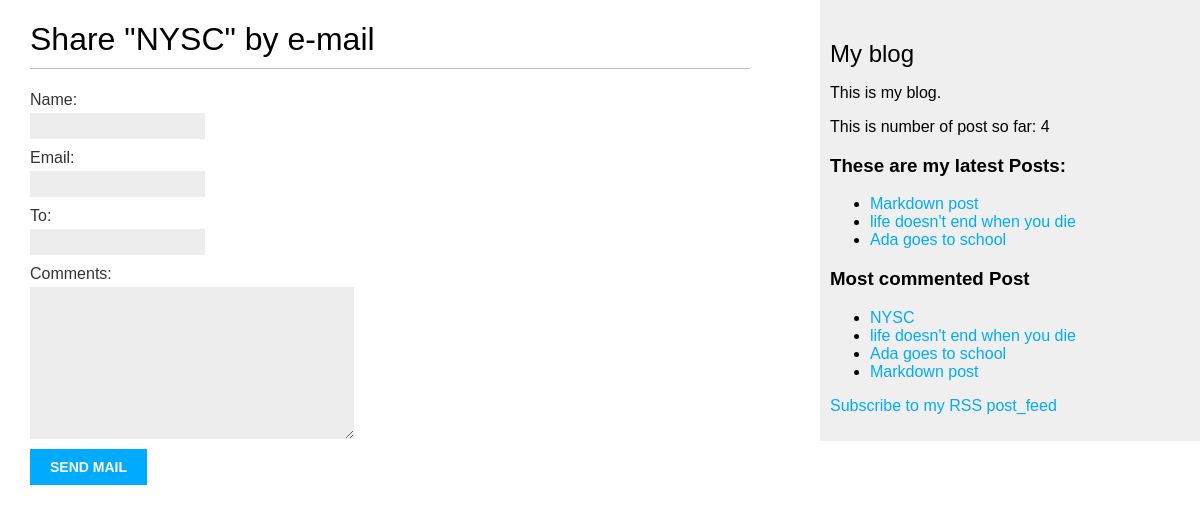
Screenshot of /blog/1/share/ with the database file from the repository.
### blog/models.py (models this page shows, shortened)
class Post(models.Model):
    class Status(models.TextChoices):
        DRAFT = 'DF', 'Draft'
        PUBLISHED = 'PB', 'Published'
    title = models.CharField(max_length=250)
    slug = models.SlugField(
        max_length=250,
        unique_for_date="publish")
    author = models.ForeignKey(
        settings.AUTH_USER_MODEL, #if any author is deleted all his post will be deleted
        on_delete = models.CASCADE,
        related_name = 'blog_posts')
    body = models.TextField()
    publish = models.DateTimeField(default=timezone.now)
    created = models.DateTimeField(auto_now_add= True)
    updated = models.DateTimeField(auto_now= True)
    status = models.CharField(
        max_length = 2,
        choices= Status,
        default = Status.DRAFT
    )
    objects = models.Manager() # this is our default manager, it gets called even if it doesn't get called
    published = PublishedManager()
    tags = TaggableManager()
    class Meta:
        ordering = ['-publish']
        indexes = [
            models.Index(fields = ['-publish']),
        ]
    def get_absolute_url(self):
        return reverse(
            "blog:post_detail",
            args= [
                self.publish.year,
                self.publish.month,
                self.publish.day,
                self.slug
                ]
            )

### blog/views.py (the view)
# urls.py: path("<int:post_id>/share/", views.post_share, name="post_share"),
def post_share(request, post_id):
    post = get_object_or_404(
        Post,
        id = post_id,
        status = Post.Status.PUBLISHED
    )
    sent = False
    if request.method == "POST":
        form = EmailPostForm(request.POST)
        if form.is_valid():
            cleanData = form.cleaned_data
            post_url = request.build_absolute_uri(
                post.get_absolute_url()
            )
            subject = (
                f"{cleanData['name']} ({cleanData['email']})"
                f"recommends you to read {post.title}"
            )
            message = (
                f"Read {post.title} at {post_url}\n\n"
                f"{cleanData['name']}\'s comments: {cleanData['comments']}"
            )
            send_mail(
                subject=subject,
                message= message,
                from_email= None,
                fail_silently= False,
                recipient_list=[cleanData['to']]
            )
            sent = True
    else:
        form = EmailPostForm()
    return render(
        request,
        "blog/post/share.html",
        {"post": post,
         "form": form,
         "sent": sent}
    )

### blog/forms.py
class EmailPostForm(forms.Form):
    name = forms.CharField(max_length=25)
    email = forms.EmailField()
    to = forms.EmailField()
    comments = forms.CharField(
        required=False,
        widget=forms.Textarea
    )

### blog/models.py (called while the page is built)
    def get_queryset(self):
        return(
            super().get_queryset().filter(status = Post.Status.PUBLISHED)
        )

### blog/templatetags/blog_tags.py (called while the page is built)
@register.simple_tag
def total_posts():
    return Post.published.count()

@register.simple_tag
def get_most_commented_post(count = 5):
    return Post.published.annotate(
        total_comments = Count("comments")
    ).order_by("-total_comments")[:count]

@register.inclusion_tag('blog/post/latest_posts.html')
def show_latest_posts(count = 5):
    latest_posts = Post.published.order_by("-publish")[:count]
    return {"latest_posts": latest_posts}

### blog/templates/blog/post/share.html (shortened to what this page needs)
{% extends 'blog/base.html' %}
{% block content %}
    {% if sent %}
        <h1>The Email has been sent succesfully!</h1>
        <p>"{{post.title}}" was successfuly sent to {{form.cleaned_data.to}}</p>
    {% else %}
        <h1>Share "{{ post.title }}" by e-mail</h1>
        <form method = "post">
            {{form.as_p}}
            <input type="submit" value="send mail">
        </form>
    {% endif %}
{% endblock %}

### blog/templates/blog/base.html (shortened to what this page needs)
{% load blog_tags %}
{% load static %}
<!DOCTYPE html>
<html>
<head>
    <link href="{% static "css/blog.css" %}" rel="stylesheet">
</head>
<body>
    <div id="content">
        {% block content %} {% endblock %}
    </div>
    <div id="sidebar">
        <h2>My blog</h2>
        <p>This is my blog.</p>
        <p>This is number of post so far: {% total_posts %}</p>
        <h3>These are my latest Posts: </h3>
        {% show_latest_posts 3 %}
        <h3>Most commented Post</h3>
        {% get_most_commented_post as most_commented_posts %}
        <ul>
            {% for post in most_commented_posts  %}
                <li>
                    <a href="{{ post.get_absolute_url }}"> {{ post.title }}</a>
                </li>
            {% endfor %}
        </ul>
         <P>
            <a href= "{% url "blog:post_feed" %}">
                Subscribe to my RSS post_feed
            </a>
        </P>
    </div>
</body>
</html>

### blog/templates/blog/post/latest_posts.html
<ul>
    {% for post in latest_posts %}
        <li>
            <a href="{{ post.get_absolute_url }}">{{ post.title }}</a
        </li>
    {% endfor %}
</ul>

### blog/static/css/blog.css (style rules this page uses)
body { margin:0; padding:0; font-family:helvetica, sans-serif; }
a { color:#00abff; text-decoration:none; }
h1 { font-weight:normal; border-bottom:1px solid #bbb; padding:0 0 10px 0; }
h2 { font-weight:normal; margin:30px 0 0; }
#content { float:left; width:60%; padding:0 0 0 30px; }
#sidebar { float:right; width:30%; padding:10px; background:#efefef; height:100%; }
label { float:left; clear:both; color:#333; margin-bottom:4px; }
input, textarea { clear:both; float:left; margin:0 0 10px; background:#ededed; border:0; padding:6px 10px; font-size:12px; }
input[type=submit] { font-weight:bold; background:#00abff; color:#fff; padding:10px 20px; font-size:14px; text-transform:uppercase; }

### rows the page displays
Post: title "NYSC"
Post: title "Markdown post"
Post: title "life doesn't end when you die"
Post: title "Ada goes to school"
